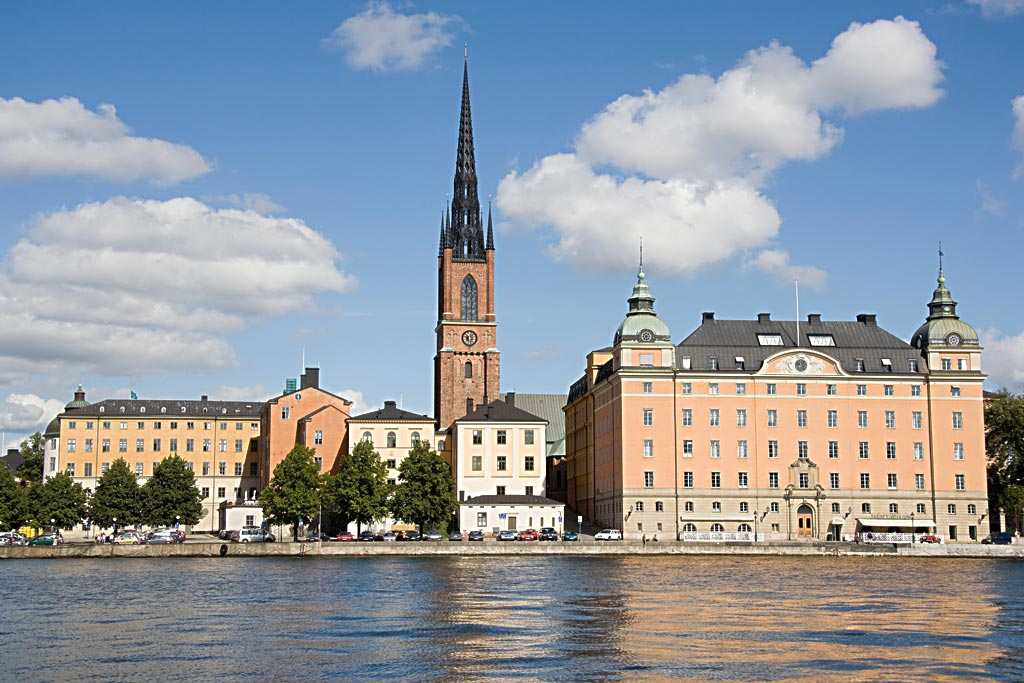
%> input picture Gerchberg_Saxton/image.jpg, 1024 x 683 px
$ octave GS_trail2.m   (GNU Octave 9; MATLAB toolbox functions it lacks are replaced by stand-ins)
%> lines starting %> are read from the running program, lines starting %| are printed output that depends on the picture
%rectangular picture changed to a square picture
%read an image
IM=imread('image.jpg');
%> IM is the input picture: size 683x1024x3 uint8; mean R, G, B 142.1, 150.6, 160
IM=rgb2gray(IM);
%> IM: size 683x1024 uint8
IM=imresize(IM,0.4);
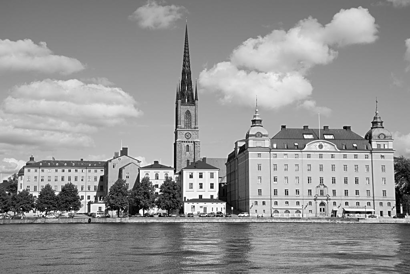
%> IM: size 274x410 uint8; min 0, max 255, mean 149.1
IM=im2double(IM);
%> IM: size 274x410 double
IM=imcrop(IM,[1 1 255 255]);
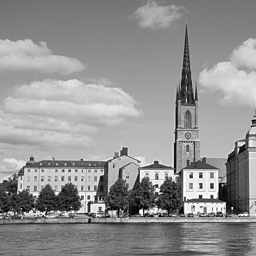
%> IM: size 256x256 double; min 0, max 1, mean 0.574
figure,imshow(IM);

%get the frequency domain of the sharp image, simulate the experimental
%diffraction pattern
FFT_IM=fft2(IM);
FFT_IM=fftshift(FFT_IM);
%angle_exact=angle(FFT_IM);
FFT_IM=abs(FFT_IM);

%generate random phase in real space
rand_theta=2*pi*rand(256,256)-pi;

%generate the first complex image using random phase
IM_1=IM*exp(1i*rand_theta);
FFT_IM_1=fft2(IM_1);
FFT_IM_1=fftshift(FFT_IM_1);
FFT_IM_1_theta=angle(FFT_IM_1);
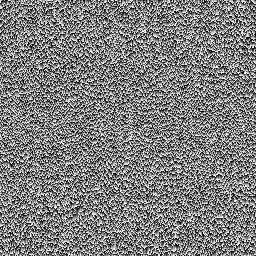
%> FFT_IM_1_theta: size 256x256 double; min -3.14, max 3.14, mean -0.00965; drawn with min black and max white
FFT_IM_2=FFT_IM*exp(1i*FFT_IM_1_theta);
FFT_IM_2=ifftshift(FFT_IM_2);
IM_2=ifft2(FFT_IM_2);
IM_2_theta=angle(IM_2);
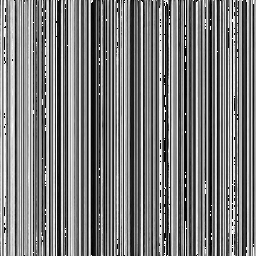
%> IM_2_theta: size 256x256 double; min -3.14, max 3.14, mean -0.0871; drawn with min black and max white

iteration=3;
for k=1:1:iteration
    IM_1=IM.*exp(1i*IM_2_theta);
    FFT_IM_1=fft2(IM_1);
    FFT_IM_1=fftshift(FFT_IM_1);
    FFT_IM_1_theta=angle(FFT_IM_1);
    FFT_IM_2=FFT_IM.*exp(1i*FFT_IM_1_theta);
    FFT_IM_2=ifftshift(FFT_IM_2);
    IM_2=ifft2(FFT_IM_2);
    IM_2_theta=angle(IM_2);
end
%> this loop made 3 passes
%> pass 1, `FFT_IM_1_theta=angle(FFT_IM_1);`:
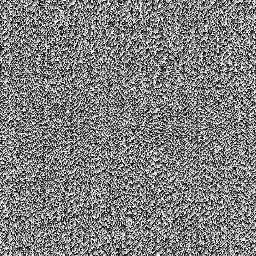
%> FFT_IM_1_theta: size 256x256 double; min -3.14, max 3.14, mean -0.0108; drawn with min black and max white
%> pass 2, `FFT_IM_1_theta=angle(FFT_IM_1);`:
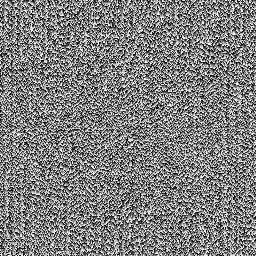
%> FFT_IM_1_theta: size 256x256 double; min -3.14, max 3.14, mean -0.000389; drawn with min black and max white
%> pass 2, `IM_2_theta=angle(IM_2);`:
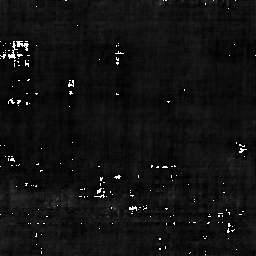
%> IM_2_theta: size 256x256 double; min -3.14, max 3.14, mean -2.7; drawn with min black and max white

figure,imshow(abs(IM_1),[]);
